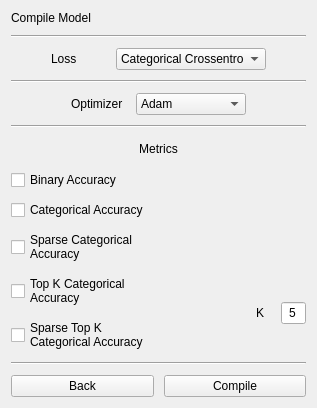
      <widget class="QWidget" name="compilepage">
       <layout class="QGridLayout" name="compile_gridLayout">
        <item row="0" column="0">
         <layout class="QVBoxLayout" name="compile_verticalLayout_4">
          <property name="spacing">
           <number>10</number>
          </property>
          <item>
           <widget class="QLabel" name="compile_label_2">
            <property name="text">
             <string>Compile Model</string>
            </property>
           </widget>
          </item>
          <item>
           <widget class="Line" name="compile_line_3">
            <property name="orientation">
             <enum>Qt::Horizontal</enum>
            </property>
           </widget>
          </item>
          <item>
           <layout class="QHBoxLayout" name="compile_horizontalLayout_4">
            <item>
             <spacer name="compile_horizontalSpacer_5">
              <property name="orientation">
               <enum>Qt::Horizontal</enum>
              </property>
              <property name="sizeHint" stdset="0">
               <size>
                <width>40</width>
                <height>20</height>
               </size>
              </property>
             </spacer>
            </item>
            <item>
             <widget class="QLabel" name="compileLoss_label_2">
              <property name="minimumSize">
               <size>
                <width>55</width>
                <height>22</height>
               </size>
              </property>
              <property name="maximumSize">
               <size>
                <width>70</width>
                <height>25</height>
               </size>
              </property>
              <property name="text">
               <string>Loss</string>
              </property>
             </widget>
            </item>
            <item>
             <widget class="QComboBox" name="compileLoss_comboBox_2">
              <property name="minimumSize">
               <size>
                <width>110</width>
                <height>22</height>
               </size>
              </property>
              <property name="maximumSize">
               <size>
                <width>150</width>
                <height>25</height>
               </size>
              </property>
              <property name="currentIndex">
               <number>8</number>
              </property>
              <item>
               <property name="text">
                <string>Mean Squared Error</string>
               </property>
              </item>
              <item>
               <property name="text">
                <string>Mean Absolute Error</string>
               </property>
              </item>
              <item>
               <property name="text">
                <string>Mean Absolute Percentage Error</string>
               </property>
              </item>
              <item>
               <property name="text">
                <string>Mean Squared Logarithmic Error</string>
               </property>
              </item>
              <item>
               <property name="text">
                <string>Squared Hinge</string>
               </property>
              </item>
              <item>
               <property name="text">
                <string>Hinge</string>
               </property>
              </item>
              <item>
               <property name="text">
                <string>Categorical Hinge</string>
               </property>
              </item>
              <item>
               <property name="text">
                <string>Logcosh</string>
               </property>
              </item>
              <item>
               <property name="text">
                <string>Categorical Crossentropy</string>
               </property>
              </item>
              <item>
               <property name="text">
                <string>Sparse Categorical Crossentropy</string>
               </property>
              </item>
              <item>
               <property name="text">
                <string>Binary Crossentropy</string>
               </property>
              </item>
              <item>
               <property name="text">
                <string>Kullback Leibler Divergence</string>
               </property>
              </item>
              <item>
               <property name="text">
                <string>Poisson</string>
               </property>
              </item>
              <item>
               <property name="text">
                <string>Cosine Proximity</string>
               </property>
              </item>
             </widget>
            </item>
            <item>
             <spacer name="compile_horizontalSpacer_6">
              <property name="orientation">
               <enum>Qt::Horizontal</enum>
              </property>
              <property name="sizeHint" stdset="0">
               <size>
                <width>40</width>
                <height>20</height>
               </size>
              </property>
             </spacer>
            </item>
           </layout>
          </item>
          <item>
           <widget class="Line" name="compile_line_6">
            <property name="orientation">
             <enum>Qt::Horizontal</enum>
            </property>
           </widget>
          </item>
          <item>
           <layout class="QHBoxLayout" name="compile_horizontalLayout_5">
            <item>
             <spacer name="compile_horizontalSpacer_7">
              <property name="orientation">
               <enum>Qt::Horizontal</enum>
              </property>
              <property name="sizeHint" stdset="0">
               <size>
                <width>40</width>
                <height>20</height>
               </size>
              </property>
             </spacer>
            </item>
            <item>
             <widget class="QLabel" name="compileOptimizer_label_2">
              <property name="minimumSize">
               <size>
                <width>55</width>
                <height>22</height>
               </size>
              </property>
              <property name="maximumSize">
               <size>
                <width>70</width>
                <height>25</height>
               </size>
              </property>
              <property name="text">
               <string>Optimizer</string>
              </property>
             </widget>
            </item>
            <item>
             <widget class="QComboBox" name="compileOptimizer_comboBox_2">
              <property name="minimumSize">
               <size>
                <width>110</width>
                <height>22</height>
               </size>
              </property>
              <property name="maximumSize">
               <size>
                <width>150</width>
                <height>25</height>
               </size>
              </property>
              <property name="currentIndex">
               <number>4</number>
              </property>
              <item>
               <property name="text">
                <string>SGD</string>
               </property>
              </item>
              <item>
               <property name="text">
                <string>RMSprop</string>
               </property>
              </item>
              <item>
               <property name="text">
                <string>Adagrad</string>
               </property>
              </item>
              <item>
               <property name="text">
                <string>Adadelta</string>
               </property>
              </item>
              <item>
               <property name="text">
                <string>Adam</string>
               </property>
              </item>
              <item>
               <property name="text">
                <string>Adamax</string>
               </property>
              </item>
              <item>
               <property name="text">
                <string>Nadam</string>
               </property>
              </item>
              <item>
               <property name="text">
                <string>TFOptimizer</string>
               </property>
              </item>
             </widget>
            </item>
            <item>
             <spacer name="compile_horizontalSpacer_8">
              <property name="orientation">
               <enum>Qt::Horizontal</enum>
              </property>
              <property name="sizeHint" stdset="0">
               <size>
                <width>40</width>
                <height>20</height>
               </size>
              </property>
             </spacer>
            </item>
           </layout>
          </item>
          <item>
           <widget class="Line" name="compile_line_7">
            <property name="orientation">
             <enum>Qt::Horizontal</enum>
            </property>
           </widget>
          </item>
          <item>
           <layout class="QVBoxLayout" name="compile_verticalLayout_5">
            <item alignment="Qt::AlignHCenter">
             <widget class="QLabel" name="compileMetrics_label_2">
              <property name="minimumSize">
               <size>
                <width>55</width>
                <height>22</height>
               </size>
              </property>
              <property name="maximumSize">
               <size>
                <width>70</width>
                <height>25</height>
               </size>
              </property>
              <property name="text">
               <string>Metrics</string>
              </property>
              <property name="alignment">
               <set>Qt::AlignCenter</set>
              </property>
             </widget>
            </item>
            <item>
             <widget class="QCheckBox" name="metrics_checkBox_1">
              <property name="text">
               <string>Binary Accuracy</string>
              </property>
             </widget>
            </item>
            <item>
             <widget class="QCheckBox" name="metrics_checkBox_2">
              <property name="text">
               <string>Categorical Accuracy</string>
              </property>
             </widget>
            </item>
            <item>
             <widget class="QCheckBox" name="metrics_checkBox_3">
              <property name="text">
               <string>Sparse Categorical
Accuracy</string>
              </property>
             </widget>
            </item>
            <item>
             <layout class="QHBoxLayout" name="compile_horizontalLayout_7">
              <item>
               <layout class="QVBoxLayout" name="compile_verticalLayout_6">
                <item>
                 <widget class="QCheckBox" name="metrics_checkBox_4">
                  <property name="text">
                   <string>Top K Categorical
Accuracy</string>
                  </property>
                 </widget>
                </item>
                <item>
                 <widget class="QCheckBox" name="metrics_checkBox_5">
                  <property name="text">
                   <string>Sparse Top K
Categorical Accuracy</string>
                  </property>
                 </widget>
                </item>
               </layout>
              </item>
              <item>
               <widget class="QLabel" name="metricsK_label_2">
                <property name="minimumSize">
                 <size>
                  <width>10</width>
                  <height>22</height>
                 </size>
                </property>
                <property name="maximumSize">
                 <size>
                  <width>15</width>
                  <height>22</height>
                 </size>
                </property>
                <property name="text">
                 <string>K</string>
                </property>
               </widget>
              </item>
              <item>
               <widget class="QLineEdit" name="metricsK_lineEdit_2">
                <property name="minimumSize">
                 <size>
                  <width>22</width>
                  <height>22</height>
                 </size>
                </property>
                <property name="maximumSize">
                 <size>
                  <width>25</width>
                  <height>22</height>
                 </size>
                </property>
                <property name="text">
                 <string>5</string>
                </property>
                <property name="alignment">
                 <set>Qt::AlignCenter</set>
                </property>
               </widget>
              </item>
             </layout>
            </item>
           </layout>
          </item>
          <item>
           <widget class="Line" name="compile_line_8">
            <property name="orientation">
             <enum>Qt::Horizontal</enum>
            </property>
           </widget>
          </item>
          <item>
           <layout class="QHBoxLayout" name="compile_horizontalLayout_8">
            <item>
             <widget class="QPushButton" name="back_pushButton_3">
              <property name="text">
               <string>Back</string>
              </property>
             </widget>
            </item>
            <item>
             <widget class="QPushButton" name="compile_pushButton_2">
              <property name="text">
               <string>Compile</string>
              </property>
             </widget>
            </item>
           </layout>
          </item>
         </layout>
        </item>
       </layout>
      </widget>
